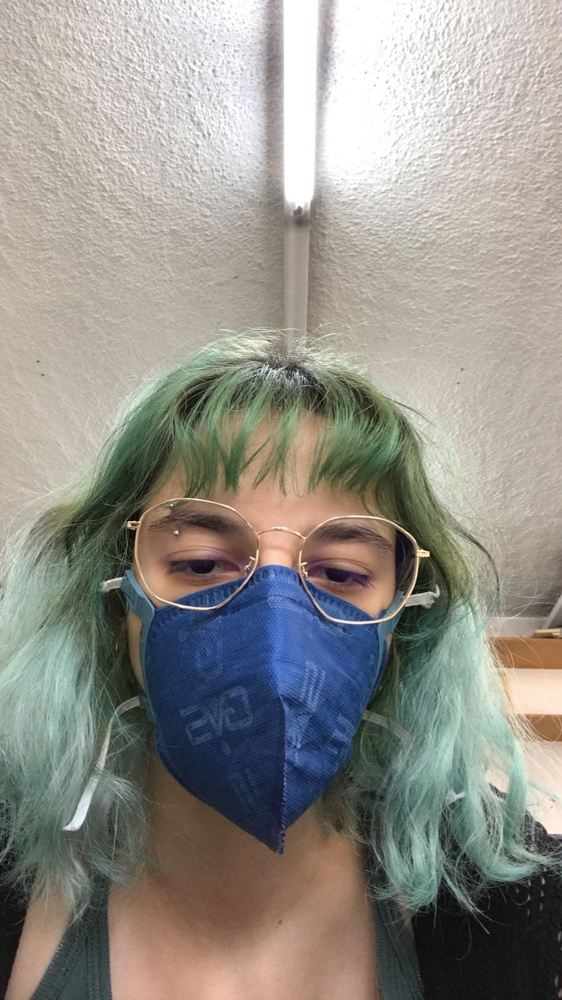
#> input picture Como Pensar Como um Cientista da Computação/06. Mais Sobre Iteração/Meu amor!.jpg, 562 x 1000 px, shrunk from 900 x 1600 before the run
$ python 09.py
#> lines starting #> are read from the running program, lines starting #| are printed output that depends on the picture; after the words box and inside, x2 and y2 are one past the last pixel; in counts of white or black regions, pixels touching at a corner belong together
from PIL import Image

image = Image.open('Meu amor!.jpg')
#> image is the input picture: PIL image 562x1000 RGB; mean R, G, B 146.4, 144.2, 137.1

pixel_map = image.load()

width, height = image.size
#> width = 562; height = 1000

for i in range(width):
    for j in range(height):
        r, g, b = image.getpixel((i, j))

        grayscale = (0.3 * r + 0.59 * g + 0.11 * b)

        f_color = 0
        if grayscale > 200:
            f_color = 255

        pixel_map[i, j] = (int(f_color), int(f_color), int(f_color))

image.show()
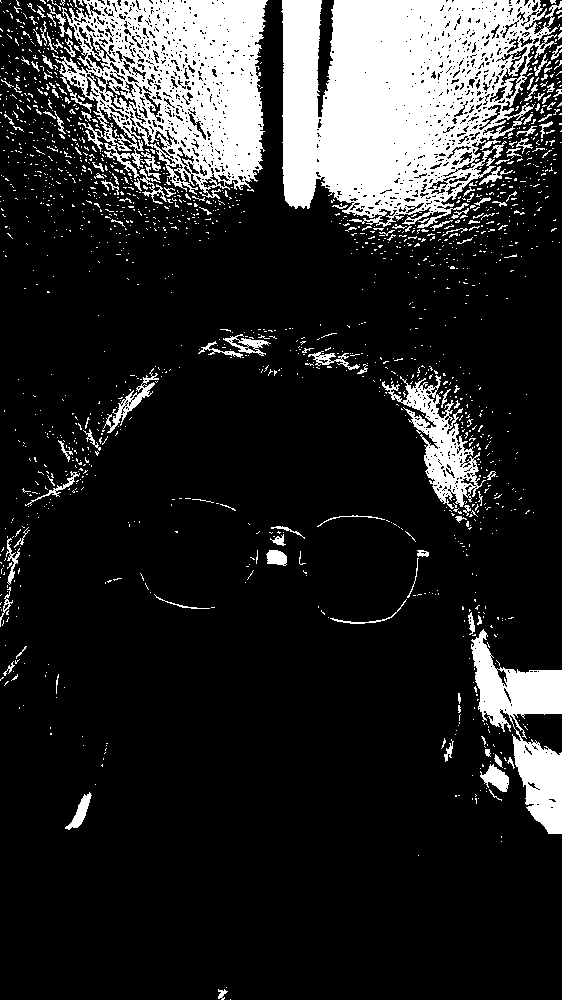
#> shown: PIL image 562x1000 RGB; 16.5% white; 1582 white regions (1455 under 20 px), largest, box (x1, y1, x2, y2) and area: (281, 0, 562, 228) 42577, (55, 0, 268, 199) 24867, (471, 629, 562, 834) 7623

$ run again, with Como Pensar Como um Cientista da Computação/06. Mais Sobre Iteração/Meu amor invertido!.png saved as Como Pensar Como um Cientista da Computação/06. Mais Sobre Iteração/Meu amor!.jpg
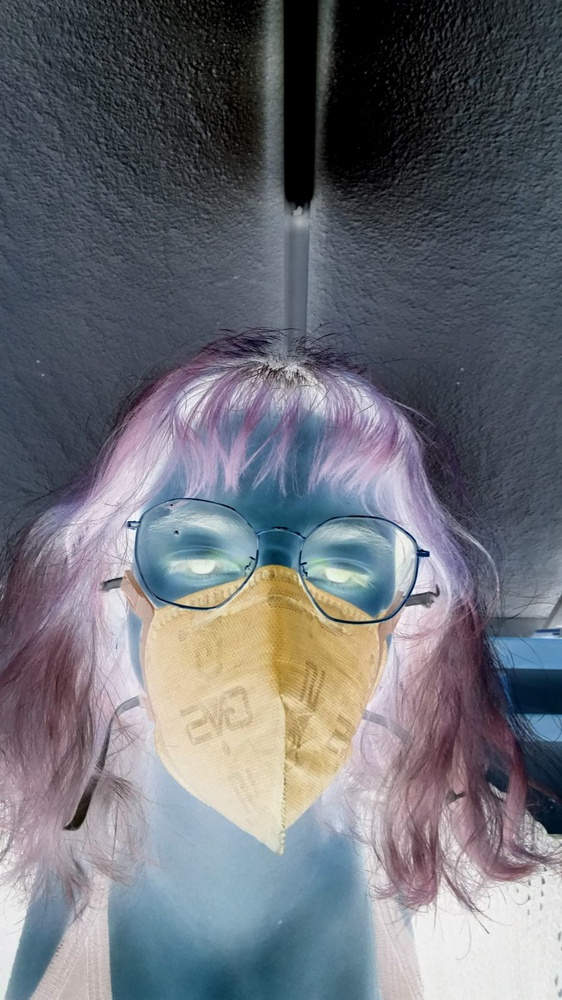
#> input picture Como Pensar Como um Cientista da Computação/06. Mais Sobre Iteração/Meu amor invertido!.png, 562 x 1000 px, shrunk from 900 x 1600 before the run
#> image is the input picture: PIL image 562x1000 RGB; mean R, G, B 108.6, 110.8, 117.9
#> `image.show()`:
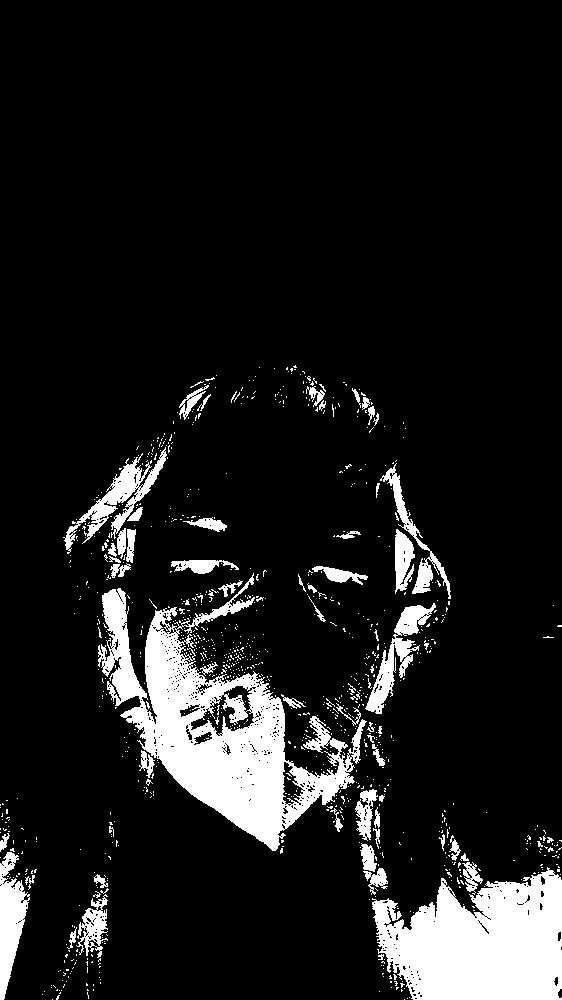
#> shown: PIL image 562x1000 RGB; 11% white; 973 white regions (908 under 20 px), largest, box (x1, y1, x2, y2) and area: (98, 573, 367, 851) 24403, (372, 867, 562, 1000) 18292, (63, 447, 167, 554) 2454
